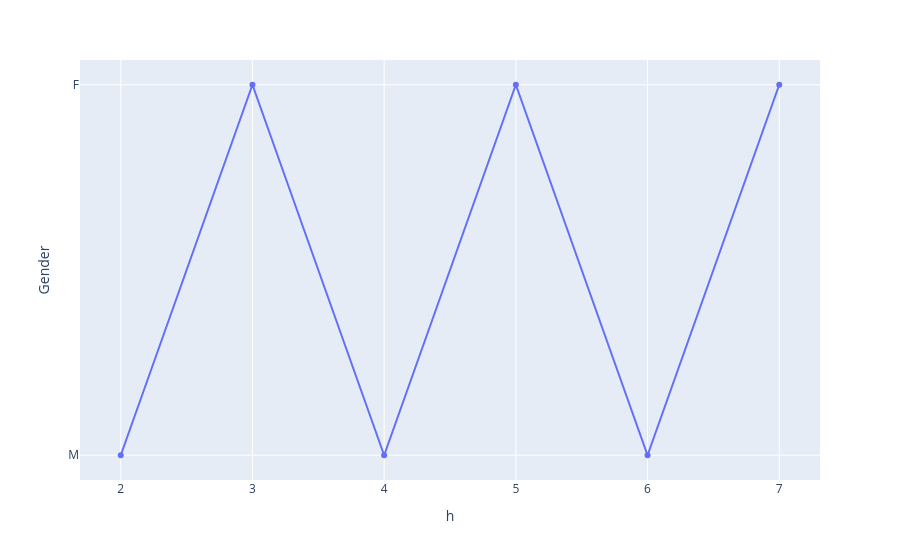

Here is the notebook cell this chart was saved with:
### Code cell
fig=px.line(df,x="h",y="Gender",markers=True)
fig.show()

### Figure 1 — Plotly figure (JSON) as saved in the notebook; plotly's stock layout.template omitted (floating-point values rounded to 4 significant figures)
{"data": [{"hovertemplate": "h=%{x}<br>Gender=%{y}<extra></extra>", "legendgroup": "", "line": {"color": "#636efa", "dash": "solid"}, "marker": {"symbol": "circle"}, "mode": "lines+markers", "name": "", "orientation": "h", "showlegend": false, "type": "scatter", "x": [2, 3, 4, 5, 6, 7], "xaxis": "x", "y": ["M", "F", "M", "F", "M", "F"], "yaxis": "y"}], "layout": {"autosize": true, "legend": {"tracegroupgap": 0}, "margin": {"t": 60}, "xaxis": {"anchor": "y", "autorange": true, "domain": [0, 1], "range": [1.697, 7.303], "title": {"text": "h"}, "type": "linear"}, "yaxis": {"anchor": "x", "autorange": true, "domain": [0, 1], "range": [-0.07743, 1.077], "title": {"text": "Gender"}, "type": "category"}}}
